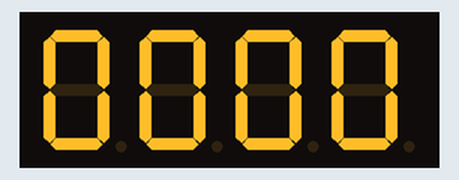
This sketch was run on a simulated Arduino Uno, built with avr-gcc and run on an emulated ATmega328P. On the bench: 4-digit seven-segment display.

Above: at 0.1 s.
At 4.1 s:
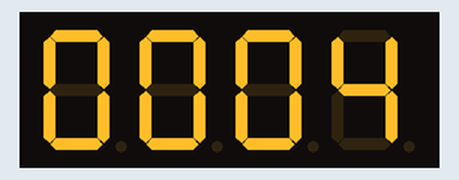
At 9.1 s:
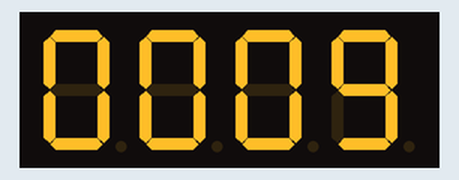
At 19.1 s:
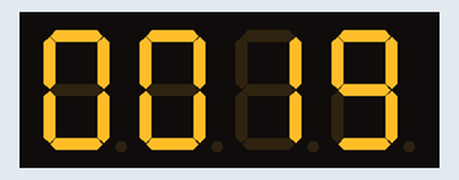
At 29.1 s:
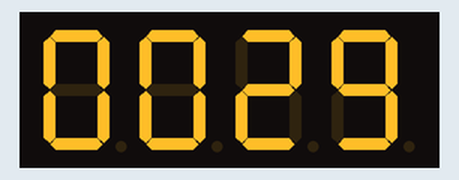
At 39.1 s:
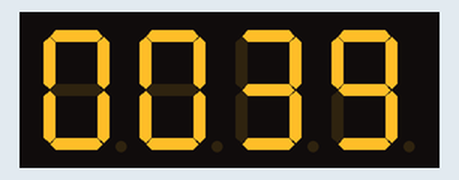

The sketch:

TimeDisplay.ino
```cpp
// (licence header left out)
#include "MeAuriga.h"

uint8_t		TimeDisp[] = { 0x00, 0x00, 0x00, 0x00 };

Me7SegmentDisplay disp(PORT_8);

void setup()
{
  disp.set();
  disp.init();
}

void loop()
{
  long lastTime = millis();
  uint8_t seconds = (lastTime / 1000) % 60;
  uint8_t minutes = (lastTime / 1000) / 60;
  TimeDisp[0] = minutes / 10;
  TimeDisp[1] = minutes % 10;
  TimeDisp[2] = seconds / 10;
  TimeDisp[3] = seconds % 10;

  disp.display(TimeDisp);
}
```

Measured:
- what the display in image 1 shows lasts 1.0 s, from 4.0 s to 5.0 s
